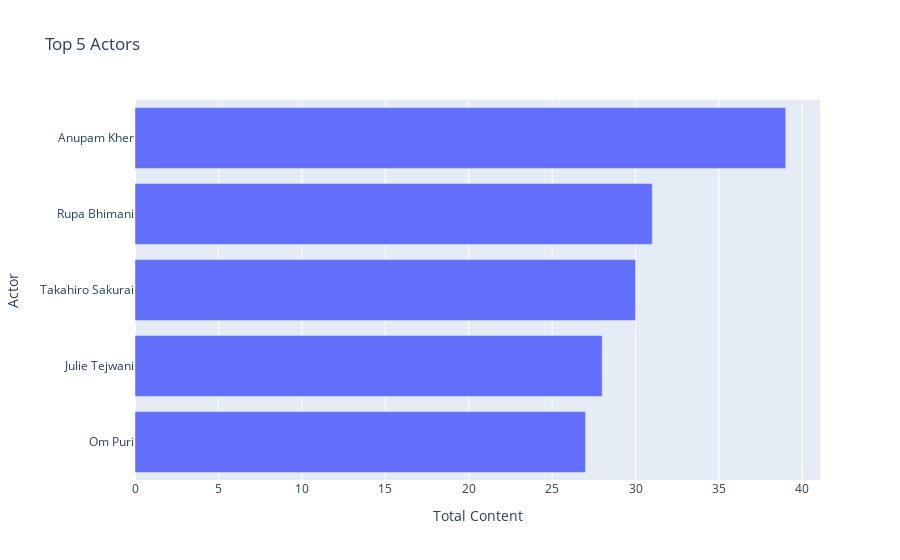

This figure's notebook cell:
### Code cell
df['cast']=df['cast'].fillna('No Cast Specified')
filtered_cast=pd.DataFrame()
filtered_cast=df['cast'].str.split(',',expand=True).stack()
filtered_cast=filtered_cast.to_frame()
filtered_cast.columns=['Actor']
actors=filtered_cast.groupby(['Actor']).size().reset_index(name='Total Content')
actors=actors[actors.Actor !='No Cast Specified']
actors=actors.sort_values(by=['Total Content'],ascending=False)
actorsTop5=actors.head()
actorsTop5=actorsTop5.sort_values(by=['Total Content'])
fig2=px.bar(actorsTop5,x='Total Content',y='Actor', title='Top 5 Actors')
fig2.show()

### Figure 1 — Plotly figure (JSON) as saved in the notebook; plotly's stock layout.template omitted (floating-point values rounded to 4 significant figures)
{"data": [{"alignmentgroup": "True", "hovertemplate": "Total Content=%{x}<br>Actor=%{y}<extra></extra>", "legendgroup": "", "marker": {"color": "#636efa", "pattern": {"shape": ""}}, "name": "", "offsetgroup": "", "orientation": "h", "showlegend": false, "textposition": "auto", "type": "bar", "x": [27, 28, 30, 31, 39], "xaxis": "x", "y": [" Om Puri", " Julie Tejwani", " Takahiro Sakurai", " Rupa Bhimani", " Anupam Kher"], "yaxis": "y"}], "layout": {"barmode": "relative", "legend": {"tracegroupgap": 0}, "title": {"text": "Top 5 Actors"}, "xaxis": {"anchor": "y", "domain": [0, 1], "title": {"text": "Total Content"}}, "yaxis": {"anchor": "x", "domain": [0, 1], "title": {"text": "Actor"}}}}
